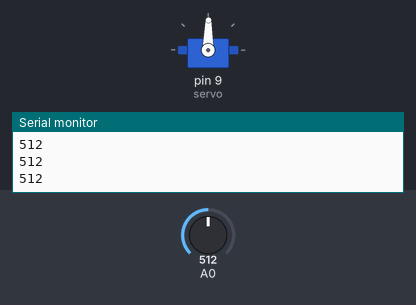
This sketch was run on a simulated Arduino Uno, built with avr-gcc and run on an emulated ATmega328P. On the bench: servo, the last lines printed to the serial monitor. Inputs (shaded band) come from the test bench; at power-on: A0 = 512.

Above: at 1.2 s.
1.3 s: A0 set to 716
At 1.7 s:
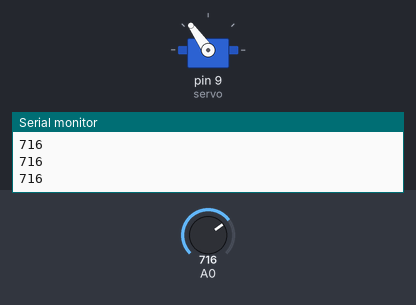
2.8 s: A0 set to 900
At 3.1 s:
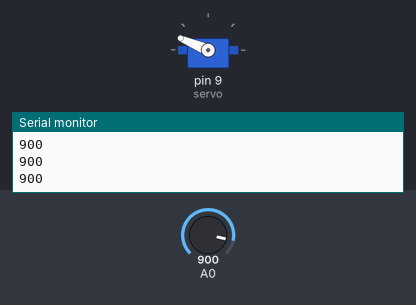
4.3 s: A0 set to 1023
At 5.4 s:
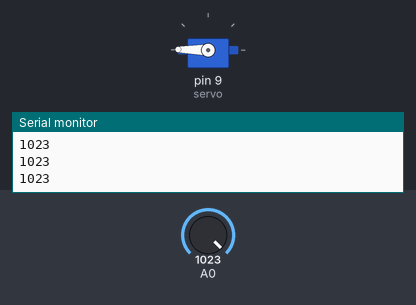
5.8 s: A0 set to 306
At 6.3 s:
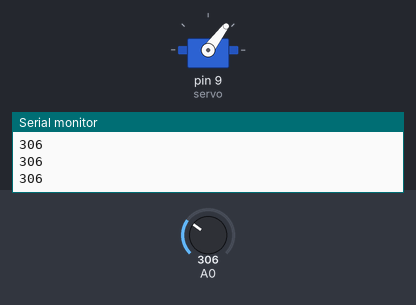
7.3 s: A0 set to 122
At 7.7 s:
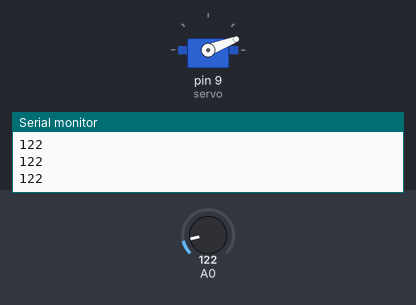
8.8 s: A0 set to 511
At 10.0 s:
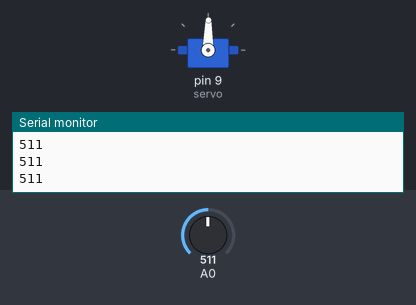
Timing chart, 0 to 11.3 s (numbered marks = the images above; inputs shaded):
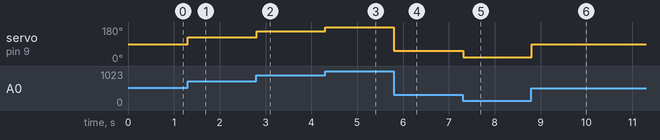

Measured:
- after the input at 1.3 s, servo on pin 9 (servo): 89° → 125° at once
- after the input at 2.8 s, servo on pin 9 (servo): 125° → 157° at once
- after the input at 4.3 s, servo on pin 9 (servo): 157° → 179° at once
- after the input at 5.8 s, servo on pin 9 (servo): 179° → 53° at once
- after the input at 7.3 s, servo on pin 9 (servo): 53° → 21° at once
- after the input at 8.8 s, servo on pin 9 (servo): 21° → 89° at once

The sketch:

resistance.ino
```cpp
#include <Servo.h>

Servo servo;

void setup() {
  Serial.begin(9600);
  servo.attach(9);
}

void loop() {
  int sensorValue = analogRead(A0);
  Serial.println(sensorValue);
  int mapValue = map(sensorValue,0,1023,0,179);
  servo.write(mapValue);

  delay(10);
}
```
